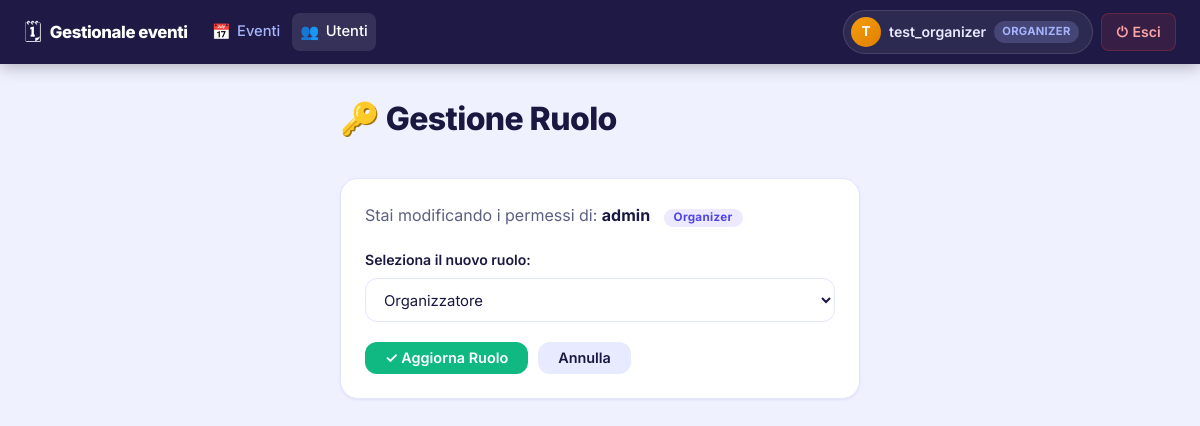
/users/1/cambia-ruolo/ (signed in), run on the app's committed database.
### users/models.py (models this page shows, shortened)
class CustomUser(AbstractUser):
    RUOLO_CHOICES = [
        ('ORGANIZER', 'Organizzatore'),
        ('ATTENDEE', 'Partecipante'),
    ]
    ruolo = models.CharField(max_length=20, choices=RUOLO_CHOICES, default='ATTENDEE')
    telefono = models.CharField(max_length=15, blank=True, null=True)
    organizer_attivo = models.BooleanField(default=True)

### users/views.py (the view, shortened to what this page needs)
# urls.py: path('<int:pk>/cambia-ruolo/', OrganizerUpdateUserView.as_view(), name='organizer_modifica_utente'),
class OrganizerUpdateUserView(LoginRequiredMixin, UserPassesTestMixin, UpdateView):
    model = CustomUser
    form_class = OrganizerChangeRoleForm # Usa il form che modifica SOLO il ruolo
    template_name = 'users/organizer_modifica_utente.html'
    def test_func(self):
        return self.request.user.ruolo == 'ORGANIZER' or self.request.user.is_superuser

### users/forms.py
class OrganizerChangeRoleForm(forms.ModelForm):
    class Meta:
        model = CustomUser
        fields = ['ruolo']

### users/templates/users/organizer_modifica_utente.html (shortened to what this page needs)
{% extends 'events/base.html' %}
{% load static %}
{% block nav_active_utenti %}active{% endblock %}
{% block content %}
<div style="max-width:520px; margin:0 auto;">
    <div class="page-header">
        <h1 class="page-title">🔑 Gestione Ruolo</h1>
    </div>
    <div class="card">
        <p style="margin-bottom:20px; color:var(--text-secondary);">
            Stai modificando i permessi di:
            <strong style="color:var(--text-primary);">{{ object.username }}</strong>
            {% if object.ruolo == 'ORGANIZER' %}
                <span class="badge badge-organizer">Organizer</span>
            {% else %}
                <span class="badge badge-attendee">Attendee</span>
            {% endif %}
        </p>
        <form method="post">
            <div class="form-group">
                <label for="id_ruolo">Seleziona il nuovo ruolo:</label>
                {{ form.ruolo }}
            </div>
            <div style="display:flex; gap:10px; margin-top:8px;">
                <button type="submit" class="btn btn-success">✓ Aggiorna Ruolo</button>
                <a href="{% url 'lista_utenti' %}" class="btn btn-secondary">Annulla</a>
            </div>
        </form>
    </div>
</div>
{% endblock %}

### events/templates/events/base.html (shortened to what this page needs)
{% load static %}
<!DOCTYPE html>
<html lang="it">
<head>
    <link href="https://cdn.jsdelivr.net/npm/bootstrap@5.3.3/dist/css/bootstrap.min.css" rel="stylesheet">
    <link rel="stylesheet" href="https://cdn.jsdelivr.net/npm/bootstrap-icons@1.11.3/font/bootstrap-icons.min.css">
    <link rel="stylesheet" href="{% static 'events/css/style.css' %}">
</head>
<body>
    <nav class="navbar navbar-expand-md navbar-dark fixed-top px-3 px-md-4" id="main-navbar">
        <div class="navbar-brand d-flex align-items-center gap-2">
            <span class="navbar-logo">🗓</span>
            <span class="navbar-title">Gestionale eventi</span>
        </div>
        <div class="collapse navbar-collapse" id="navbarContent">
            <ul class="navbar-nav me-auto gap-1 mt-2 mt-md-0">
                <li class="nav-item">
                    <a href="{% url 'lista_eventi' %}" class="nav-link {% block nav_active_eventi %}{% endblock %}">
                        <span class="nav-icon">📅</span> Eventi
                    </a>
                </li>
                <li class="nav-item">
                    <a href="{% url 'lista_utenti' %}" class="nav-link {% block nav_active_utenti %}{% endblock %}">
                        <span class="nav-icon">👥</span> Utenti
                    </a>
                </li>
            </ul>
            <div class="d-flex align-items-center gap-2 mt-3 mt-md-0 mb-2 mb-md-0">
                <a href="{% url 'dettaglio_profilo' user.pk %}" class="nav-user-badge" id="nav-profile-link">
                    <span class="nav-avatar">{{ user.username|slice:":1"|upper }}</span>
                    <span class="nav-username">{{ user.username }}</span>
                    <span class="nav-role-chip">{{ user.ruolo }}</span>
                </a>
                <form action="{% url 'logout' %}" method="post" class="m-0">
                    <button type="submit" class="nav-logout-btn" id="nav-logout-btn">
                        <span>⏻</span> Esci
                    </button>
                </form>
            </div>
        </div>
    </nav>
    <div class="page-wrapper">
        {% block content %}{% endblock %}
    </div>
</body>
</html>

### data on the page
CustomUser: username "T", username "test_organizer", ruolo "ORGANIZER"
CustomUser: username "admin", ruolo "Organizzatore"
